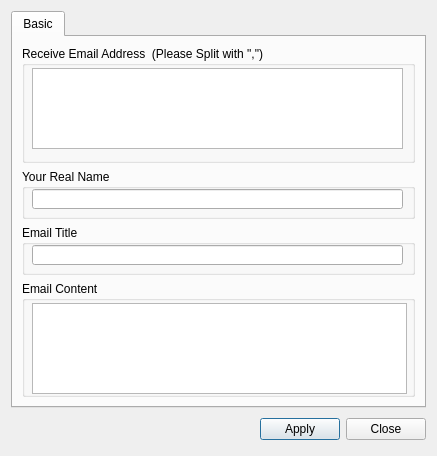
<?xml version="1.0" encoding="UTF-8"?>
<ui version="4.0">
 <class>RefereeDialog</class>
 <widget class="QDialog" name="RefereeDialog">
  <property name="geometry">
   <rect>
    <x>0</x>
    <y>0</y>
    <width>437</width>
    <height>456</height>
   </rect>
  </property>
  <property name="sizePolicy">
   <sizepolicy hsizetype="Minimum" vsizetype="Preferred">
    <horstretch>0</horstretch>
    <verstretch>0</verstretch>
   </sizepolicy>
  </property>
  <property name="windowTitle">
   <string>Branch Property Editor</string>
  </property>
  <layout class="QVBoxLayout">
   <item>
    <widget class="QTabWidget" name="tabWidget">
     <property name="currentIndex">
      <number>0</number>
     </property>
     <widget class="QWidget" name="basic">
      <attribute name="title">
       <string>Basic</string>
      </attribute>
      <layout class="QVBoxLayout" name="verticalLayout">
       <item>
        <widget class="QGroupBox" name="groupBox_5">
         <property name="title">
          <string>Receive Email Address  (Please Split with &quot;,&quot;)</string>
         </property>
         <widget class="QTextEdit" name="textEdit">
          <property name="geometry">
           <rect>
            <x>10</x>
            <y>22</y>
            <width>371</width>
            <height>81</height>
           </rect>
          </property>
         </widget>
        </widget>
       </item>
       <item>
        <widget class="QGroupBox" name="groupBox">
         <property name="maximumSize">
          <size>
           <width>16777215</width>
           <height>50</height>
          </size>
         </property>
         <property name="title">
          <string>Your Real Name</string>
         </property>
         <widget class="QLineEdit" name="lineEdit">
          <property name="geometry">
           <rect>
            <x>10</x>
            <y>20</y>
            <width>371</width>
            <height>20</height>
           </rect>
          </property>
         </widget>
        </widget>
       </item>
       <item>
        <widget class="QGroupBox" name="groupBox_3">
         <property name="maximumSize">
          <size>
           <width>16777215</width>
           <height>50</height>
          </size>
         </property>
         <property name="title">
          <string>Email Title</string>
         </property>
         <widget class="QLineEdit" name="lineEdit_2">
          <property name="geometry">
           <rect>
            <x>10</x>
            <y>20</y>
            <width>371</width>
            <height>20</height>
           </rect>
          </property>
         </widget>
        </widget>
       </item>
       <item>
        <widget class="QGroupBox" name="groupBox_2">
         <property name="title">
          <string>Email Content</string>
         </property>
         <widget class="QTextEdit" name="desp">
          <property name="geometry">
           <rect>
            <x>10</x>
            <y>22</y>
            <width>375</width>
            <height>91</height>
           </rect>
          </property>
         </widget>
        </widget>
       </item>
      </layout>
     </widget>
    </widget>
   </item>
   <item>
    <layout class="QHBoxLayout" name="_2">
     <property name="spacing">
      <number>6</number>
     </property>
     <property name="margin">
      <number>0</number>
     </property>
     <item>
      <spacer name="temp">
       <property name="orientation">
        <enum>Qt::Horizontal</enum>
       </property>
       <property name="sizeHint" stdset="0">
        <size>
         <width>41</width>
         <height>31</height>
        </size>
       </property>
      </spacer>
     </item>
     <item>
      <widget class="QPushButton" name="applyBtn">
       <property name="text">
        <string>Apply</string>
       </property>
      </widget>
     </item>
     <item>
      <widget class="QPushButton" name="closeBtn">
       <property name="text">
        <string>Close</string>
       </property>
      </widget>
     </item>
    </layout>
   </item>
  </layout>
 </widget>
 <resources/>
 <connections/>
</ui>
